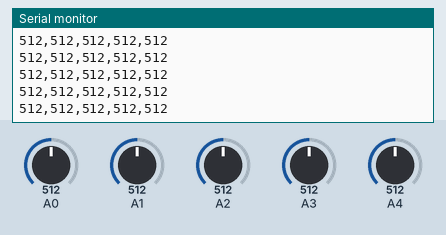
This sketch was run on a simulated Arduino Uno, built with avr-gcc and run on an emulated ATmega328P. Parts: the last lines printed to the serial monitor. The inputs (shaded band) are chosen by the test bench; at power-on: A0 = 512, A2 = 512, A1 = 512, A3 = 512, A4 = 512.

Above: at 1.2 s.
1.3 s: A0 set to 107
At 2.1 s:
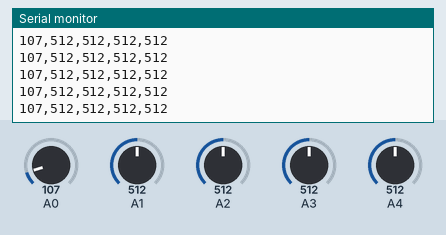
2.8 s: A0 set to 91
At 3.8 s:
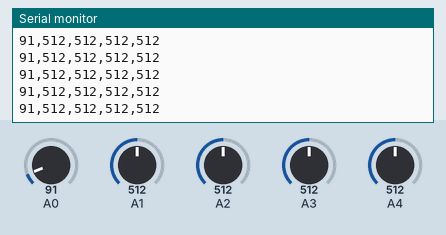
8.8 s: A2 set to 108
At 9.4 s:
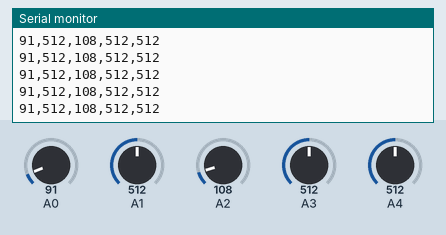
11.8 s: A2 set to 94
At 12.4 s:
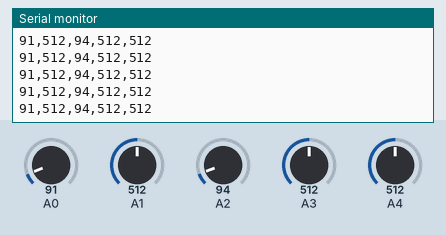
Timing chart, 0 to 14.8 s (numbered marks = the images above; inputs shaded):
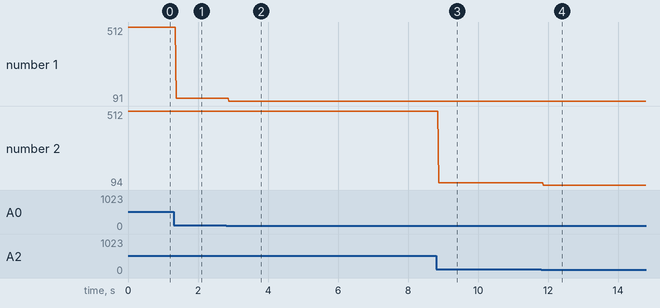

Measured:
- after the input at 1.3 s, the serial monitor: prints a new line after 0.08 s (image 1)
- after the input at 2.8 s, the serial monitor: prints a new line after 0.08 s (image 2)
- after the input at 8.8 s, the serial monitor: prints a new line after 0.07 s (image 3)
- after the input at 11.8 s, the serial monitor: prints a new line after 0.07 s (image 4)
- plotted number 1: 512 → 107 after the input at 1.3 s, 107 → 91 after the input at 2.8 s
- plotted number 2: 512 → 108 after the input at 8.8 s, 108 → 94 after the input at 11.8 s

The sketch:

Sensor_Check.ino
```cpp
const int R2 = A0;
const int R1 = A1;
const int CT = A2;
const int L1 = A3;
const int L2 = A4;
void setup(){
    Serial.begin(9600);
}

void loop(){
    Serial.print(analogRead(A0));
    Serial.print(",");
    Serial.print(analogRead(A1));
    Serial.print(",");
    Serial.print(analogRead(A2));
    Serial.print(",");
    Serial.print(analogRead(A3));
    Serial.print(",");
    Serial.print(analogRead(A4));
    Serial.println("");
}
```
